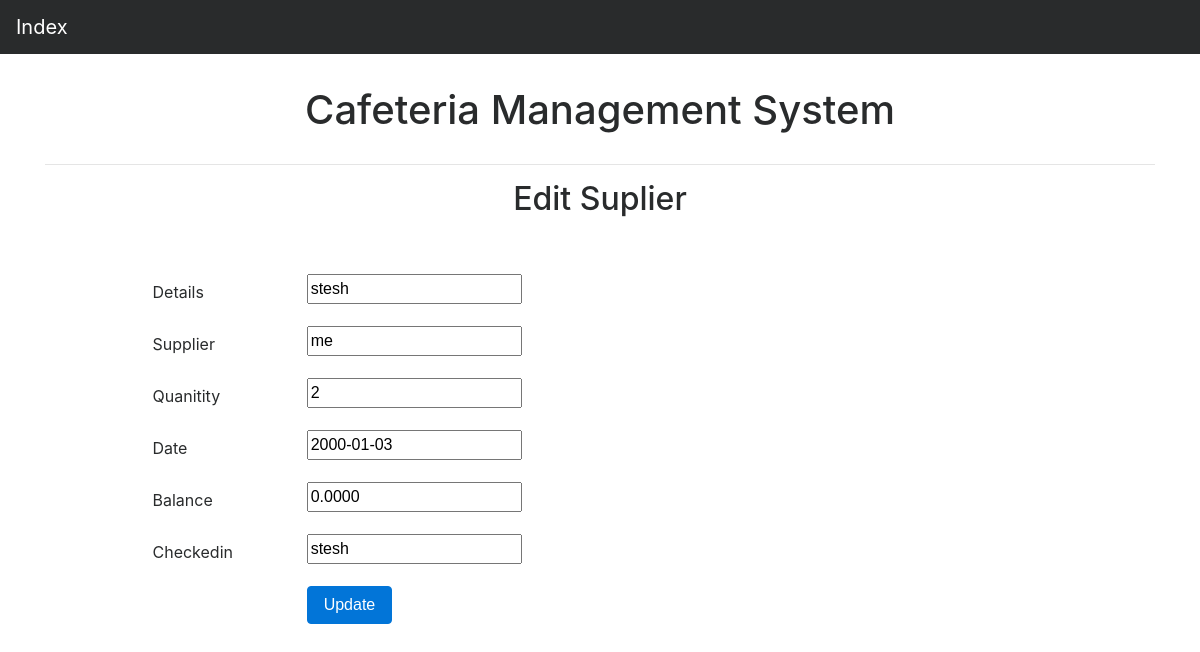
/editsuply/1, run on the app's committed database.
### inventory/models.py (models this page shows, shortened)
class Supllies(models.Model):
    details = models.CharField(max_length=200, blank=True, null=True)
    supplier = models.CharField(max_length=200, blank=True, null=True)
    quanitity = models.IntegerField()
    date = models.DateField()
    balance = models.DecimalField(max_digits=20, decimal_places=4, default=Decimal('0.0000'))
    checkedin = models.CharField(max_length=200, blank=True, null=True)

### inventory/views.py (the view)
# urls.py: url(r'^editsuply/(?P<pk>\d+)$', editsuply, name="editsuply"),
def editsuply(request, pk):
    supllies = get_object_or_404(Supllies, pk=pk)
    if request.method == "POST":
        form = SuplliesForm(request.POST, instance=supllies)
        if form.is_valid():
            form.save()
            return redirect('suplies/index')
    else:
        form = SuplliesForm(instance=supllies)
    return render(request, 'inventory/suplies/edit.html', {'form': form})

### inventory/forms.py
class SuplliesForm(forms.ModelForm):
    class Meta:
        model = Supllies
        fields = ('details', 'supplier', 'quanitity', 'date', 'balance', 'checkedin')

### inventory/templates/inventory/suplies/edit.html (shortened to what this page needs)
{% extends 'inventory/base.html' %} {% block content %}
<h2 class="product_heder">Edit Suplier </h1>
<div class="container col-md-10">
    <form  method="POST">
      {% for field in form %}
        <div class="form-group row">
            <label for="id_{{ field.name }}" class="col-2 col-form-label">{{ field.label }}</label>
            <div class="col-10">
                {{ field }}
            </div>
        </div>
        {% endfor %}
        <div class="form-group row">
            <div class="offset-sm-2 col-sm-6">
                <button type="submit" class="btn btn-primary">Update</button>
            </div>
        </div>
    </form>
</div>
{% endblock %}

### inventory/static/inventory/css/style.css (style rules this page uses)
body { padding-top: 5rem; }
.product_heder { text-align: center; padding-bottom: 50px; }

### data on the page
Supllies: form "stesh" "me" "2" "2000-01-03" "0.0000" "stesh"

### other printed values
{{ field.label }} "Details" "Supplier" "Quanitity" "Date" "Balance" "Checkedin"
